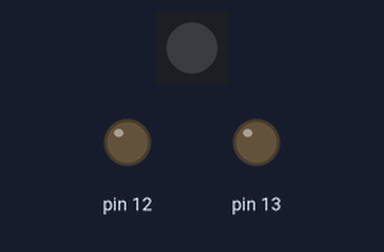
Bench run of a sketch on a simulated Arduino Uno, built with avr-gcc and run on an emulated ATmega328P. Parts: 1 RGB LEDs in strip order, left to right, output pins drawn as LEDs (lit = HIGH). Pins used as bus, display or sensor lines are not drawn.

Above: at 1.8 s.
Timing chart, 0 to 7.8 s (numbered marks = the images above):
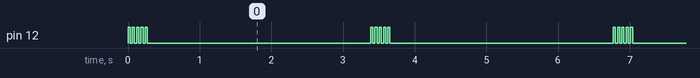

Measured:
- by itself, pin 12: repeats every 3.4 s: 4 × (LOW 0.03 s, HIGH 0.03 s), LOW 3.1 s, HIGH 0.03 s

The sketch:

test_send.ino
```cpp
#include <ChainableLED.h>
int data [1][300] = {
  {500,910,450,59,167,60,167,60,53,60,168,62,51,62,164,60,54,60,167,62,164,60,54,59,167,60,167,60,53,60,54,59,168,61,166,60,167,60,167,62,165,60,54,60,53,59,53,61,53,60,53,60,53,60,54,59,54,60,166,60,167,60,168,60,167,60,168,60}
};
int mode=0;
ChainableLED leds(7, 8, 1);
void setup(){
  leds.init();
  pinMode(9, OUTPUT);
  pinMode(12, OUTPUT);
  pinMode(13, OUTPUT);

  Serial.begin(9600);
}

void loop(){
  sendSignal(0);
  delay(3000);
}
void sendSignal(int mode) {
   for(int i=0;i<5;i++){
    digitalWrite(12,HIGH);
    delay(30);
    digitalWrite(12,LOW);
    delay(30);
  }
  int dataSize = sizeof(data[mode]) / sizeof(data[mode][0]);
  for (int cnt = 0; cnt < dataSize; cnt++) {
    unsigned long len = data[mode][cnt]*10;
    unsigned long us = micros();
    do {
      digitalWrite(9, (cnt%2) ? LOW : HIGH);
      delayMicroseconds(8);
      digitalWrite(9, LOW);
      delayMicroseconds(7);
    } while (long(us + len - micros()) > 0);
  }
}
```
